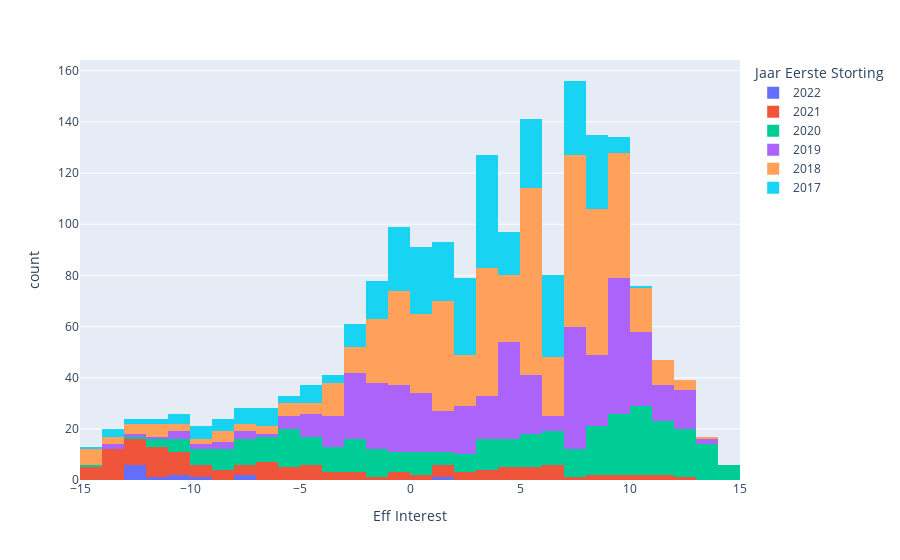

Notebook code cell kept with this figure:
### Code cell
px.histogram(dfd, x="Eff Interest", color="Jaar Eerste Storting", height=1200)

### Figure 1 — Plotly figure (JSON) as saved in the notebook; plotly's stock layout.template omitted (floating-point values rounded to 4 significant figures; data arrays with more than 128 entries replaced by an {"elided": "..."} marker saying what was removed)
{"data": [{"alignmentgroup": "True", "bingroup": "x", "hovertemplate": "Jaar Eerste Storting=2022<br>Eff Interest=%{x}<br>count=%{y}<extra></extra>", "legendgroup": "2022", "marker": {"color": "#636efa", "pattern": {"shape": ""}}, "name": "2022", "offsetgroup": "2022", "orientation": "v", "showlegend": true, "type": "histogram", "x": [-12.35, -12.04, -10.88, -12.56, 1.055, -12.09, -7.723, -11.89, -7.836, -12.31, -9.355, -12.88, -10.84], "xaxis": "x", "yaxis": "y"}, {"alignmentgroup": "True", "bingroup": "x", "hovertemplate": "Jaar Eerste Storting=2021<br>Eff Interest=%{x}<br>count=%{y}<extra></extra>", "legendgroup": "2021", "marker": {"color": "#EF553B", "pattern": {"shape": ""}}, "name": "2021", "offsetgroup": "2021", "orientation": "v", "showlegend": true, "type": "histogram", "x": {"elided": "129 float values"}, "xaxis": "x", "yaxis": "y"}, {"alignmentgroup": "True", "bingroup": "x", "hovertemplate": "Jaar Eerste Storting=2020<br>Eff Interest=%{x}<br>count=%{y}<extra></extra>", "legendgroup": "2020", "marker": {"color": "#00cc96", "pattern": {"shape": ""}}, "name": "2020", "offsetgroup": "2020", "orientation": "v", "showlegend": true, "type": "histogram", "x": {"elided": "323 float values"}, "xaxis": "x", "yaxis": "y"}, {"alignmentgroup": "True", "bingroup": "x", "hovertemplate": "Jaar Eerste Storting=2019<br>Eff Interest=%{x}<br>count=%{y}<extra></extra>", "legendgroup": "2019", "marker": {"color": "#ab63fa", "pattern": {"shape": ""}}, "name": "2019", "offsetgroup": "2019", "orientation": "v", "showlegend": true, "type": "histogram", "x": {"elided": "451 float values"}, "xaxis": "x", "yaxis": "y"}, {"alignmentgroup": "True", "bingroup": "x", "hovertemplate": "Jaar Eerste Storting=2018<br>Eff Interest=%{x}<br>count=%{y}<extra></extra>", "legendgroup": "2018", "marker": {"color": "#FFA15A", "pattern": {"shape": ""}}, "name": "2018", "offsetgroup": "2018", "orientation": "v", "showlegend": true, "type": "histogram", "x": {"elided": "598 float values"}, "xaxis": "x", "yaxis": "y"}, {"alignmentgroup": "True", "bingroup": "x", "hovertemplate": "Jaar Eerste Storting=2017<br>Eff Interest=%{x}<br>count=%{y}<extra></extra>", "legendgroup": "2017", "marker": {"color": "#19d3f3", "pattern": {"shape": ""}}, "name": "2017", "offsetgroup": "2017", "orientation": "v", "showlegend": true, "type": "histogram", "x": {"elided": "361 float values"}, "xaxis": "x", "yaxis": "y"}], "layout": {"autosize": true, "barmode": "relative", "legend": {"title": {"text": "Jaar Eerste Storting"}, "tracegroupgap": 0}, "margin": {"t": 60}, "xaxis": {"anchor": "y", "autorange": true, "domain": [0, 1], "range": [-15, 15], "title": {"text": "Eff Interest"}, "type": "linear"}, "yaxis": {"anchor": "x", "autorange": true, "domain": [0, 1], "range": [0, 164.2], "title": {"text": "count"}}}}
